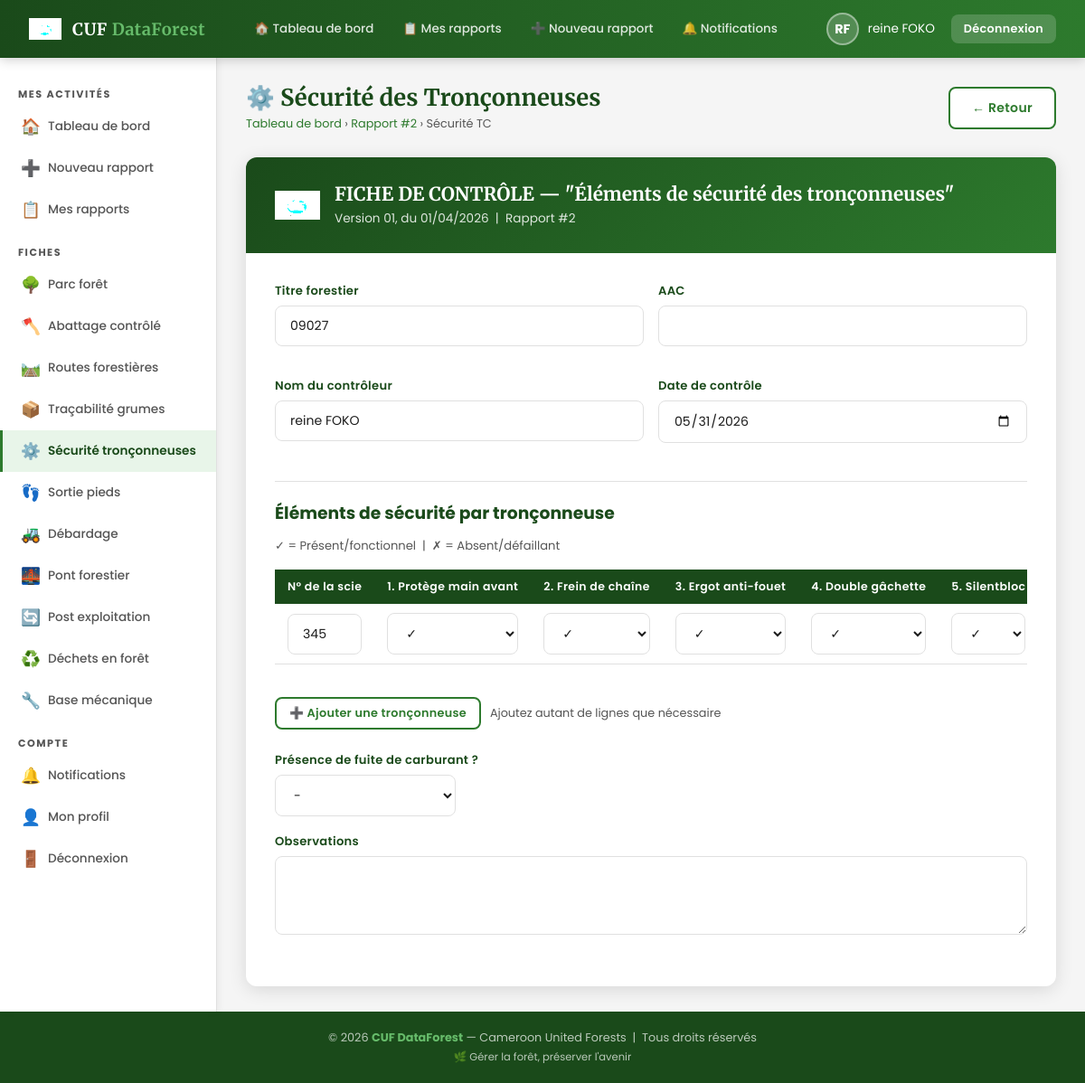
Screenshot of /pages/fiche_securite_tc.php?rapport_id=2 (signed in) with the database file from the repository.
### tables this page shows
CREATE TABLE `fiche_securite_tronconneuses` (
  `id` int(11) NOT NULL,
  `rapport_id` int(11) NOT NULL,
  `titre_forestier` varchar(100) DEFAULT NULL,
  `aac` varchar(50) DEFAULT NULL,
  `nom_controleur` varchar(100) DEFAULT NULL,
  `date_controle` date DEFAULT NULL,
  `tc_json` text DEFAULT NULL
);

CREATE TABLE `rapports` (
  `id` int(11) NOT NULL,
  `controleur_id` int(11) NOT NULL,
  `titre` varchar(200) DEFAULT NULL,
  `titre_forestier` varchar(100) DEFAULT NULL,
  `aac` varchar(50) DEFAULT NULL,
  `date_rapport` date NOT NULL,
  `statut` enum('brouillon','soumis','validé','rejeté') DEFAULT 'brouillon',
  `avis_global` text DEFAULT NULL,
  `note_globale` decimal(5,2) DEFAULT NULL,
  `date_soumission` datetime DEFAULT NULL,
  `date_validation` datetime DEFAULT NULL,
  `admin_id` int(11) DEFAULT NULL,
  `commentaire_admin` text DEFAULT NULL,
  `pdf_path` varchar(255) DEFAULT NULL,
  `date_creation` datetime DEFAULT current_timestamp()
);

### pages/fiche_securite_tc.php (the view, shortened to what this page needs)
<?php
$db=getDB();$uid=$_SESSION['user_id'];
$rid=(int)($_GET['rapport_id']??0);
$stmt=$db->prepare("SELECT * FROM rapports WHERE id=?");$stmt->bind_param('i',$rid);$stmt->execute();
$rapport=$stmt->get_result()->fetch_assoc();
$existing=$db->query("SELECT * FROM fiche_securite_tronconneuses WHERE rapport_id=$rid")->fetch_assoc();
$tc_rows=[];
if($existing&&$existing['tc_json'])$tc_rows=json_decode($existing['tc_json'],true)??[];
include '../includes/header.php';
?>
<div class="page-header">
    <div><h1 class="page-title">⚙️ Sécurité des Tronçonneuses</h1>
    <div class="breadcrumb"><a href="../dashboard_controleur.php">Tableau de bord</a> › <a href="rapport_edit.php?id=<?=$rid?>">Rapport #<?=$rid?></a> › Sécurité TC</div></div>
    <a href="rapport_edit.php?id=<?=$rid?>" class="btn btn-secondary">← Retour</a>
</div>
<form method="POST" class="fiche-form-container fade-in">
<div class="fiche-form-header"><img src="../images/logo.png" alt="CUF"/>
    <div><h2>FICHE DE CONTRÔLE — "Éléments de sécurité des tronçonneuses"</h2><p>Version 01, du 01/04/2026 &nbsp;|&nbsp; Rapport #<?=$rid?></p></div></div>
<div class="fiche-form-body">
    <div class="form-row mb-3">
        <div class="form-group"><label>Titre forestier</label><input type="text" name="titre_forestier" class="form-control" value="<?=htmlspecialchars($existing['titre_forestier']??$rapport['titre_forestier']??'')?>"/></div>
        <div class="form-group"><label>AAC</label><input type="text" name="aac" class="form-control" value="<?=htmlspecialchars($existing['aac']??$rapport['aac']??'')?>"/></div>
        <div class="form-group"><label>Nom du contrôleur</label><input type="text" name="nom_controleur" class="form-control" value="<?=htmlspecialchars($existing['nom_controleur']??$_SESSION['prenom'].' '.$_SESSION['nom'])?>"/></div>
        <div class="form-group"><label>Date de contrôle</label><input type="date" name="date_controle" class="form-control" value="<?=htmlspecialchars($existing['date_controle']??date('Y-m-d'))?>"/></div>
    </div>
    <hr class="divider"/>
    <h3 style="color:var(--vert-fonce);margin-bottom:12px;">Éléments de sécurité par tronçonneuse</h3>
    <p style="font-size:0.82rem;color:var(--gris-texte);margin-bottom:16px;">✓ = Présent/fonctionnel &nbsp;|&nbsp; ✗ = Absent/défaillant</p>
    <div class="table-wrapper">
    <table class="criteres-table" id="tc-table">
        <thead>
            <tr>
                <th>N° de la scie</th>
                <th>1. Protège main avant</th>
                <th>2. Frein de chaîne</th>
                <th>3. Ergot anti-fouet</th>
                <th>4. Double gâchette</th>
                <th>5. Silentbloc</th>
            </tr>
        </thead>
        <tbody id="tc-tbody">
        <?php foreach($tc_rows as $i=>$row):?>
        <tr>
            <td><input class="form-control" type="text" name="tc[<?=$i?>][num_serie]" value="<?=htmlspecialchars($row['num_serie']??'')?>" placeholder="N° série"/></td>
            <?php foreach(['e1','e2','e3','e4','e5','e6','e7','e8'] as $e):?>
            <td class="text-center">
                <select class="form-control" name="tc[<?=$i?>][<?=$e?>]" style="min-width:70px;">
                    <option value="1" <?=($row[$e]??'')==='1'?'selected':''?>>✓</option>
                </select>
            </td>
            <?php endforeach;?>
        </tr>
        <?php endforeach;?>
        </tbody>
    </table>
    </div>
    <div style="margin-top:12px;display:flex;gap:10px;align-items:center;">
        <button type="button" id="add-tc-row" class="btn btn-secondary btn-sm">➕ Ajouter une tronçonneuse</button>
        <span style="font-size:0.8rem;color:var(--gris-texte);">Ajoutez autant de lignes que nécessaire</span>
    </div>
    <div class="form-group mt-3"><label>Présence de fuite de carburant ?</label>
        <select name="tc[0][presence_carburant]" class="form-control" style="max-width:200px;">
            <option value="">-</option>
        </select>
    </div>
    <div class="form-group"><label>Observations</label><textarea name="observations" class="form-control" rows="3"><?=htmlspecialchars($existing['observations']??'')?></textarea></div>
</div></form>
<?php include '../includes/footer.php';?>

### css/style.css (style rules this page uses)
:root { --vert-fonce: #1a4a1a; --vert-moyen: #2d7a2d; --vert-clair: #4caf50; --vert-pale: #e8f5e9; --vert-accent: #66bb6a; --blanc: #ffffff; --gris-clair: #f5f5f5; --gris-moyen: #e0e0e0; --gris-texte: #555555; --noir-doux: #1c1c1c; --orange-alerte:#ff9800; --rouge: #e53935; --bleu-info: #1976d2; --ombre: 0 4px 20px rgba(0,0,0,0.12); --ombre-forte: 0 8px 32px rgba(0,0,0,0.18); --radius: 12px; --radius-sm: 8px; --transition: all 0.3s ease; }
* { margin: 0; padding: 0; box-sizing: border-box; }
body { font-family: 'Poppins', sans-serif; background: var(--gris-clair); color: var(--noir-doux); min-height: 100vh; }
.form-group { margin-bottom: 18px; }
.form-group label { display: block; font-size: 0.82rem; font-weight: 600; color: var(--vert-fonce); margin-bottom: 6px; letter-spacing: 0.3px; }
.form-control { width: 100%; padding: 11px 16px; border: 1.5px solid var(--gris-moyen); border-radius: var(--radius-sm); font-family: 'Poppins', sans-serif; font-size: 0.88rem; color: var(--noir-doux); background: white; transition: var(--transition); outline: none; }
select.form-control { cursor: pointer; }
textarea.form-control { resize: vertical; min-height: 80px; }
.form-row { display: grid; grid-template-columns: 1fr 1fr; gap: 16px; }
.btn { padding: 11px 24px; border: none; border-radius: var(--radius-sm); font-family: 'Poppins', sans-serif; font-size: 0.88rem; font-weight: 600; cursor: pointer; transition: var(--transition); display: inline-flex; align-items: center; gap: 8px; text-decoration: none; letter-spacing: 0.3px; }
.btn-secondary { background: white; color: var(--vert-moyen); border: 2px solid var(--vert-moyen); }
.btn-sm { padding: 7px 14px; font-size: 0.8rem; }
.page-header { margin-bottom: 28px; display: flex; align-items: center; justify-content: space-between; flex-wrap: wrap; gap: 12px; }
.page-title { font-family: 'Merriweather', serif; font-size: 1.6rem; color: var(--vert-fonce); display: flex; align-items: center; gap: 10px; }
.breadcrumb { font-size: 0.8rem; color: var(--gris-texte); margin-top: 4px; }
.breadcrumb a { color: var(--vert-moyen); text-decoration: none; }
.table-wrapper { overflow-x: auto; }
table { width: 100%; border-collapse: collapse; font-size: 0.85rem; }
thead th { background: var(--vert-fonce); color: white; padding: 12px 16px; text-align: left; font-weight: 600; font-size: 0.8rem; letter-spacing: 0.4px; white-space: nowrap; }
thead th:first-child { border-radius: 0; }
tbody tr { border-bottom: 1px solid var(--gris-moyen); transition: var(--transition); }
tbody tr:last-child { border-bottom: none; }
td { padding: 11px 16px; color: var(--gris-texte); vertical-align: middle; }
.fiche-form-container { background: white; border-radius: var(--radius); box-shadow: var(--ombre); overflow: hidden; }
.fiche-form-header { background: linear-gradient(135deg, var(--vert-fonce), var(--vert-moyen)); color: white; padding: 28px 32px; display: flex; align-items: center; gap: 16px; }
.fiche-form-header img { width: 50px; filter: brightness(10); }
.fiche-form-header h2 { font-size: 1.3rem; font-family: 'Merriweather', serif; }
.fiche-form-header p { font-size: 0.85rem; opacity: 0.85; margin-top: 4px; }
.fiche-form-body { padding: 32px; }
.criteres-table { width: 100%; border-collapse: collapse; margin-bottom: 24px; font-size: 0.85rem; }
.criteres-table th { background: var(--vert-fonce); color: white; padding: 10px 14px; text-align: center; font-size: 0.78rem; }
.criteres-table th:first-child { text-align: left; }
.criteres-table td { padding: 10px 14px; border-bottom: 1px solid var(--gris-moyen); vertical-align: middle; }
.text-center { text-align: center; }
.mb-3 { margin-bottom: 24px; }
.mt-3 { margin-top: 24px; }
.divider { border: none; border-top: 1px solid var(--gris-moyen); margin: 20px 0; }
.fade-in { animation: fadeIn 0.4s ease forwards; }

### rows the page displays
fiche_securite_tronconneuses: titre_forestier "09027", nom_controleur "reine FOKO", date_controle "05/31/2026"
rapports: num_serie "345", admin "✓"

### other values shown
$initiales "RF"
$rid "2"
